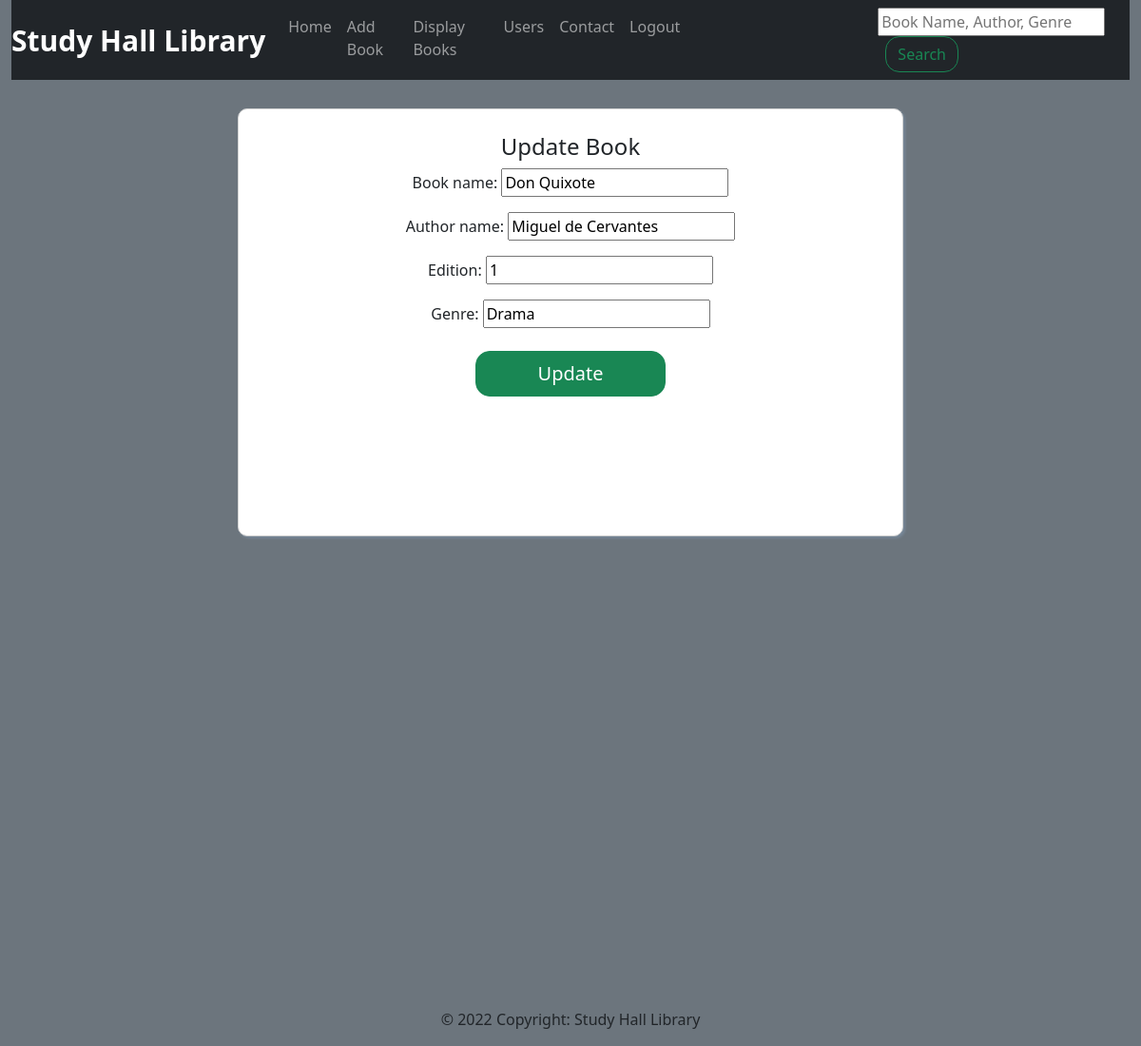
/app1/updatebook/3/ (signed in), run on the app's committed database.
### app1/models.py (models this page shows, shortened)
class Book(models.Model):
    book_name=models.CharField(max_length=100)
    author_name=models.CharField(max_length=50)
    edition=models.CharField(max_length=10)
    genre=models.CharField(max_length=20)

### app1/views.py (the view)
# urls.py: path('updatebook/<int:id>/', views.updatebook, name='updatebook'),
def updatebook(request,id):
    if request.session.has_key('username'):
        book = Book.objects.get(id=id)
        form = Bookform()
        if request.method == "POST":
            form = Bookform(request.POST, instance=book)
            if form.is_valid():
                form.save()
                messages.success(request,"Book Updated")
                return redirect("displaybooks")
        else:
            book = Book.objects.get(id=id)
            form = Bookform(instance=book)
            context = {'form' : form}
            return render(request,"updatebook.html", context)
    else:
        messages.info(request,"Please login to continue")
        return redirect('login')

### app1/forms.py
class Bookform(forms.ModelForm):
    class Meta:
        model = Book
        fields ="__all__"

### app1/templates/updatebook.html (shortened to what this page needs)
{% extends 'base.html' %}
{% block content %}
<div class="container">
    <h4 class="heading text-center">Update Book</h4>
    <form action="" method="post" class="form-outline mb-4 text-center">
        {{form.as_p}}
        <input type="submit" value="Update" class="btn btn-success btn-lg text-center updatebtn">
    </form>
</div>
{% endblock %}

### app1/templates/updatebook.html (style rules this page uses)
.container { max-width: 700px; height: 450px; box-sizing: border-box; background-color: white; margin: auto; padding: auto; margin-top: 30px; border: 1px solid lightgrey; border-radius: 10px; box-shadow: 2px 2px 3px lightslategray; }
.heading { margin-top: 25px; }
.btn { margin: 8px; border-radius: 15px; }
.updatebtn { width: 200px; margin-bottom: 10px; }

### data on the page
Book: book_name "Don Quixote", author_name "Miguel de Cervantes", edition "1", genre "Drama"
